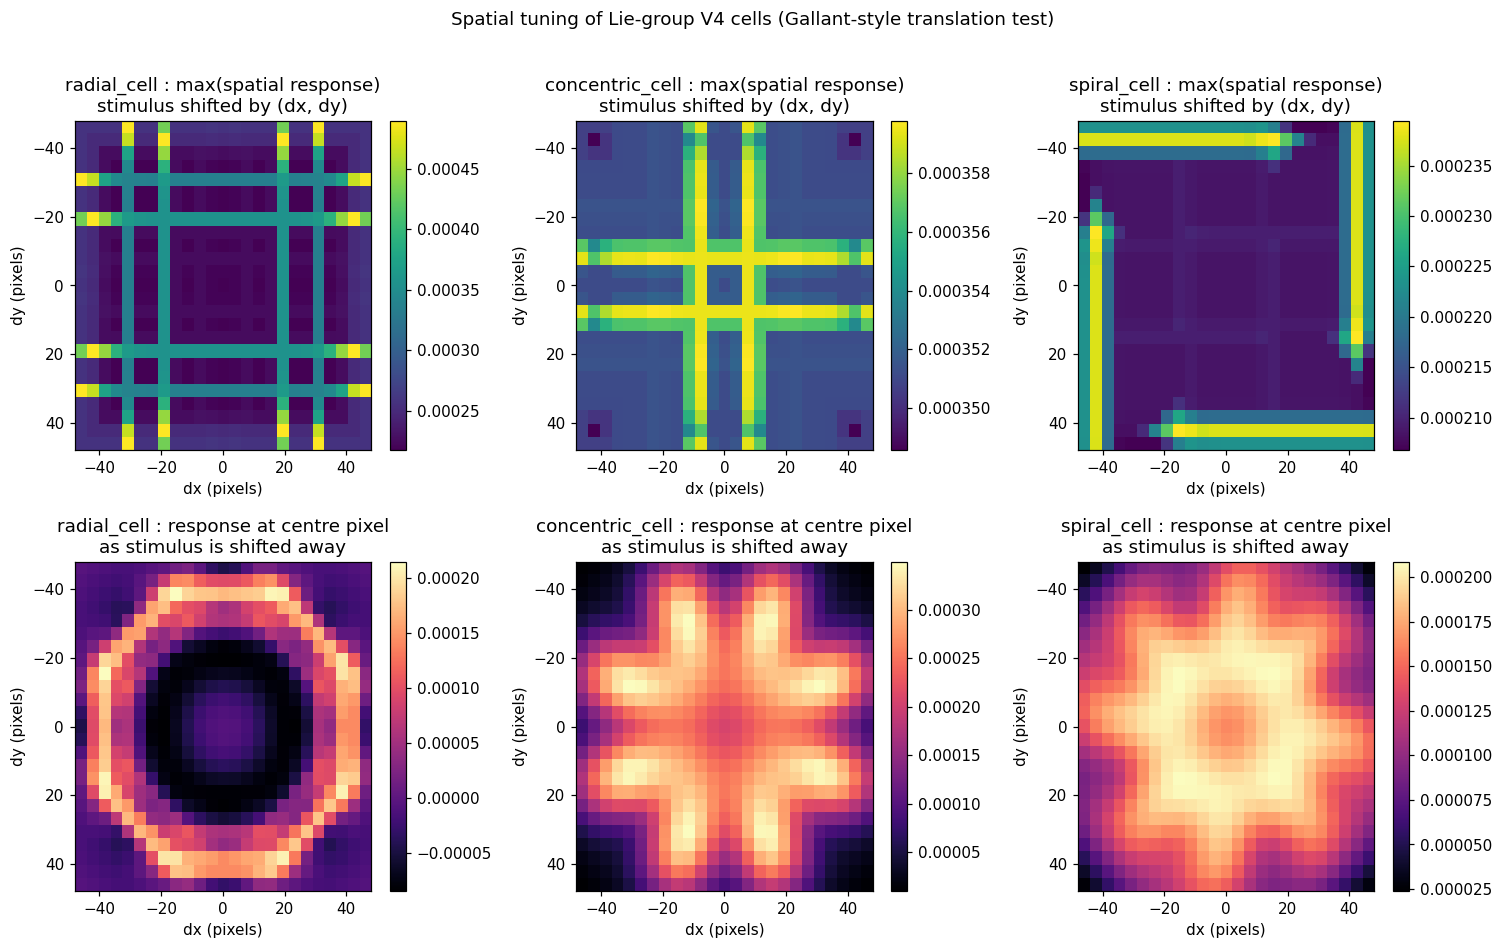

The script that saved this image:
"""Spatial tuning test for the Lie-group V4 cells.

Following the Gallant et al. (1993, 1996) macaque V4 finding that cells
have broad spatial tuning -- shifting the stimulus across the visual
field causes a gradual response drop rather than a sharp cutoff -- this
script measures each Lie-group cell's response to its preferred stimulus
shifted across a 2D grid of positions, and produces tuning maps.

Two metrics:
  * "max-pool readout"  : the maximum cell response anywhere in the
                          spatial output map. Reflects translation
                          tolerance: the cell tracks the stimulus
                          regardless of where it is.
  * "centre readout"    : the cell response at the image centre pixel,
                          while the stimulus is shifted away from the
                          centre. Reflects the cell's local receptive-
                          field falloff.

Run:
    python examples/v4_recursive_filters_tuning.py
"""

from __future__ import annotations

import argparse
import math
import os
import sys

import matplotlib
import matplotlib.pyplot as plt
import torch

sys.path.insert(0, os.path.join(os.path.dirname(__file__), os.pardir))

from zebrastack.common.lie_group_stimuli import (
    annular_radial_stimulus,
    concentric_stimulus,
    spiral_stimulus,
)
from zebrastack.common.v4_recursive_filters import (
    RecursiveFiltersV4WithReadout, standard_v1_spec,
)


CLASSES = ["radial", "concentric", "spiral"]


def shift_image(img: torch.Tensor, dx: int, dy: int) -> torch.Tensor:
    """Translate an image tensor (H, W) by (dx, dy) pixels using zero pad."""
    h, w = img.shape[-2:]
    out = torch.zeros_like(img)
    src_y0 = max(0, -dy);  src_y1 = min(h, h - dy)
    src_x0 = max(0, -dx);  src_x1 = min(w, w - dx)
    dst_y0 = max(0, dy);   dst_y1 = dst_y0 + (src_y1 - src_y0)
    dst_x0 = max(0, dx);   dst_x1 = dst_x0 + (src_x1 - src_x0)
    out[..., dst_y0:dst_y1, dst_x0:dst_x1] = img[..., src_y0:src_y1, src_x0:src_x1]
    return out


def make_stimulus(name: str, size: int) -> torch.Tensor:
    if name == "radial":
        return annular_radial_stimulus(size, target_frequency=0.18)
    if name == "concentric":
        return concentric_stimulus(size, frequency=0.18)
    if name == "spiral":
        return spiral_stimulus(size, frequency=0.12, n_spokes=10, sign=+1)
    raise ValueError(name)


def main() -> int:
    parser = argparse.ArgumentParser()
    parser.add_argument("--out", default="examples/v4_recursive_filters_tuning.png")
    parser.add_argument("--size", type=int, default=128)
    parser.add_argument("--max-shift", type=int, default=48)
    parser.add_argument("--shift-step", type=int, default=4)
    args = parser.parse_args()
    matplotlib.use("Agg")

    spec = standard_v1_spec(
        n_orientations=4,
        frequencies=(0.22, 0.14, 0.09, 0.06),
        kernel_size=25,
    )
    model = RecursiveFiltersV4WithReadout(
        v1_spec=spec,
        targets=tuple(CLASSES),
        recursive_octaves=2,
        recursive_kernel_size=41,
        use_v2_pooling=True,
        v2_sigma_to_period=2.0,
        use_v4_dc_channel=True,
        v4_dc_sigma_long=16.0,
        v4_dc_surround_ratio=1.5,
        use_v2_gabor=True,
        v2_gabor_frequencies=(0.07, 0.035),
        v2_gabor_kernel_size=33,
        radial_subtracts_orthogonal=True,
        trainable_lie_cells=False,
    )
    model.eval()

    shifts = list(range(-args.max_shift, args.max_shift + 1, args.shift_step))
    n = len(shifts)
    centre = args.size // 2

    cell_idx = {name: i for i, name in enumerate(CLASSES)}

    print(f"Sweeping {n}x{n} shifts in [{-args.max_shift}, +{args.max_shift}] px (step {args.shift_step})...")

    max_pool = {c: torch.zeros(n, n) for c in CLASSES}
    centre_resp = {c: torch.zeros(n, n) for c in CLASSES}
    base = {c: make_stimulus(c, args.size) for c in CLASSES}

    with torch.no_grad():
        for c in CLASSES:
            ci = cell_idx[c]
            for iy, dy in enumerate(shifts):
                for ix, dx in enumerate(shifts):
                    img = shift_image(base[c], dx, dy)
                    out = model(img.unsqueeze(0).unsqueeze(0))
                    cell = out["lie_cells"][0, ci]
                    max_pool[c][iy, ix] = cell.max()
                    centre_resp[c][iy, ix] = cell[centre, centre]

    print("\nResults (response normalized to centred-stimulus value):")
    for c in CLASSES:
        mp = max_pool[c]
        cr = centre_resp[c]
        zero_idx = shifts.index(0)
        max_at_centre = float(mp[zero_idx, zero_idx])
        cr_at_centre = float(cr[zero_idx, zero_idx])
        print(f"  {c}_cell:")
        print(f"    centred max-response  = {max_at_centre:.5f}")
        print(f"    centred-pixel response = {cr_at_centre:.5f}")
        if abs(max_at_centre) > 1e-12:
            half = float((mp / max_at_centre).abs().mean())
            print(f"    mean(max_pool / centred max) over grid = {half:.3f}")

    fig, axes = plt.subplots(2, len(CLASSES), figsize=(4.6 * len(CLASSES), 8.5))
    extent = [shifts[0], shifts[-1], shifts[-1], shifts[0]]
    for col, c in enumerate(CLASSES):
        mp = max_pool[c].numpy()
        cr = centre_resp[c].numpy()

        im0 = axes[0, col].imshow(mp, cmap="viridis", extent=extent, aspect="auto")
        axes[0, col].set_title(f"{c}_cell : max(spatial response)\nstimulus shifted by (dx, dy)")
        axes[0, col].set_xlabel("dx (pixels)")
        axes[0, col].set_ylabel("dy (pixels)")
        plt.colorbar(im0, ax=axes[0, col])

        im1 = axes[1, col].imshow(cr, cmap="magma", extent=extent, aspect="auto")
        axes[1, col].set_title(f"{c}_cell : response at centre pixel\nas stimulus is shifted away")
        axes[1, col].set_xlabel("dx (pixels)")
        axes[1, col].set_ylabel("dy (pixels)")
        plt.colorbar(im1, ax=axes[1, col])

    fig.suptitle(
        "Spatial tuning of Lie-group V4 cells (Gallant-style translation test)",
        y=1.01,
    )
    fig.tight_layout()
    os.makedirs(os.path.dirname(args.out) or ".", exist_ok=True)
    fig.savefig(args.out, dpi=110, bbox_inches="tight")
    print(f"\nSaved tuning figure to {args.out}")

    fig2, axes2 = plt.subplots(1, len(CLASSES), figsize=(4.5 * len(CLASSES), 4))
    for col, c in enumerate(CLASSES):
        mp = max_pool[c]
        cr = centre_resp[c]
        zero_idx = shifts.index(0)
        max_centre = float(mp[zero_idx, zero_idx]) or 1.0
        cr_centre = float(cr[zero_idx, zero_idx]) or 1.0
        axes2[col].plot(shifts, (mp[zero_idx, :] / max_centre).numpy(),
                        "o-", label="max-pool readout (translation tolerance)")
        axes2[col].plot(shifts, (cr[zero_idx, :] / cr_centre).numpy(),
                        "s-", label="centre-pixel readout (local RF)")
        axes2[col].axhline(0.5, color="grey", linestyle=":", alpha=0.5, label="50%")
        axes2[col].axvline(0, color="grey", linestyle=":", alpha=0.5)
        axes2[col].set_title(f"{c}_cell horizontal tuning")
        axes2[col].set_xlabel("horizontal shift dx (pixels)")
        axes2[col].set_ylabel("response (normalized)")
        axes2[col].legend(fontsize=7)
        axes2[col].grid(alpha=0.3)

    fig2.suptitle("1D tuning curves through dy=0", y=1.01)
    fig2.tight_layout()
    out2 = args.out.replace(".png", "_1d.png")
    fig2.savefig(out2, dpi=110, bbox_inches="tight")
    print(f"Saved 1D tuning curves to {out2}")
    return 0


if __name__ == "__main__":
    raise SystemExit(main())
